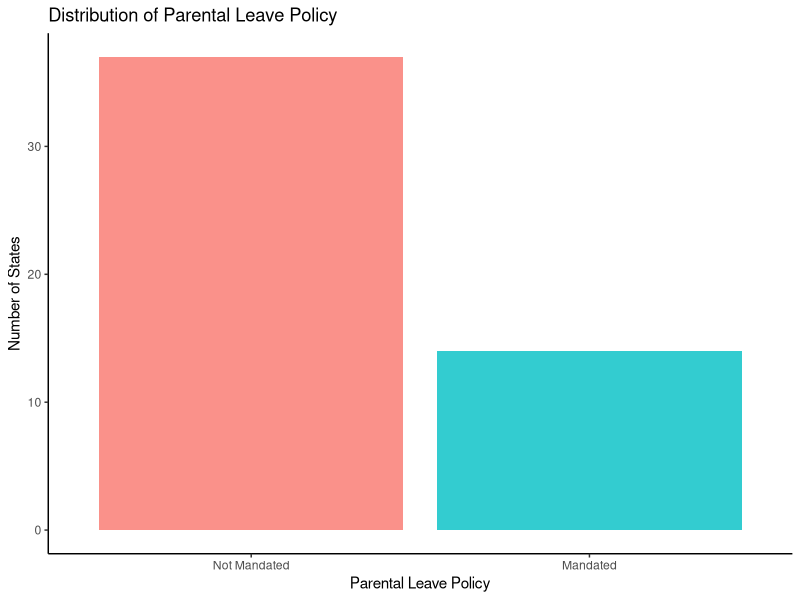
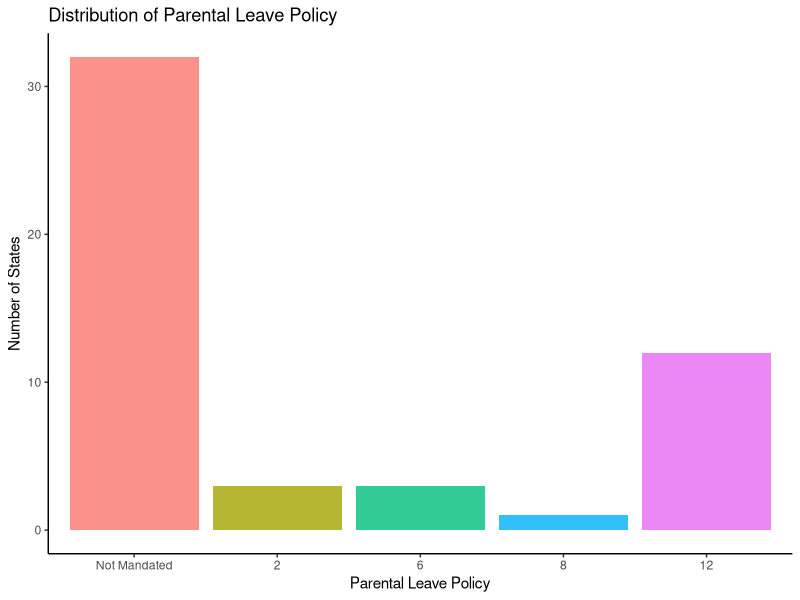
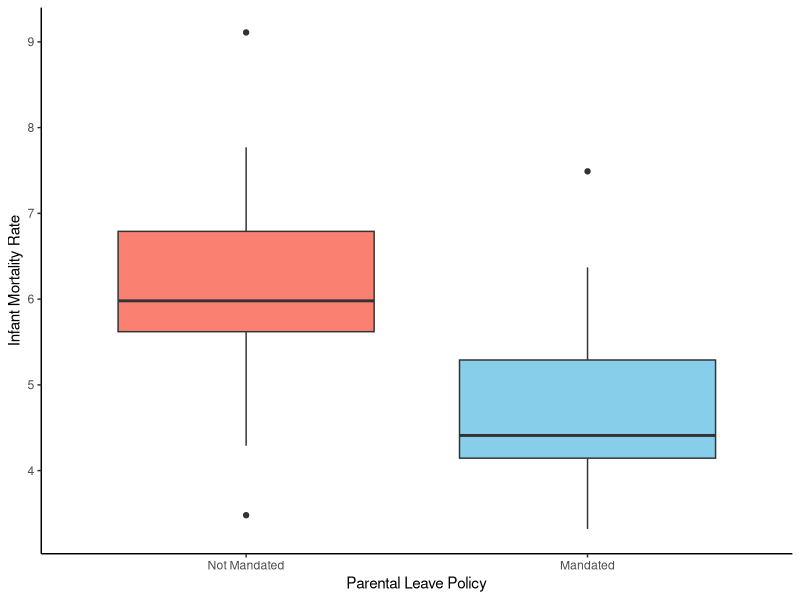
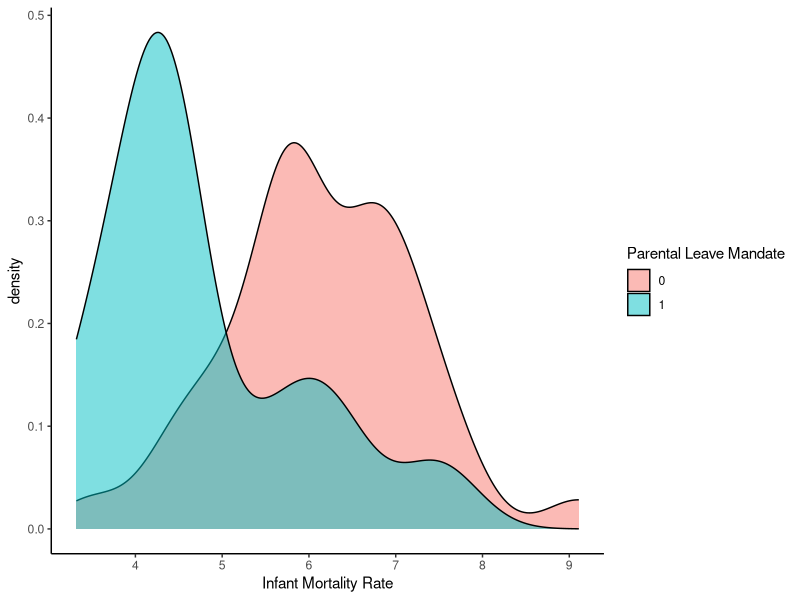
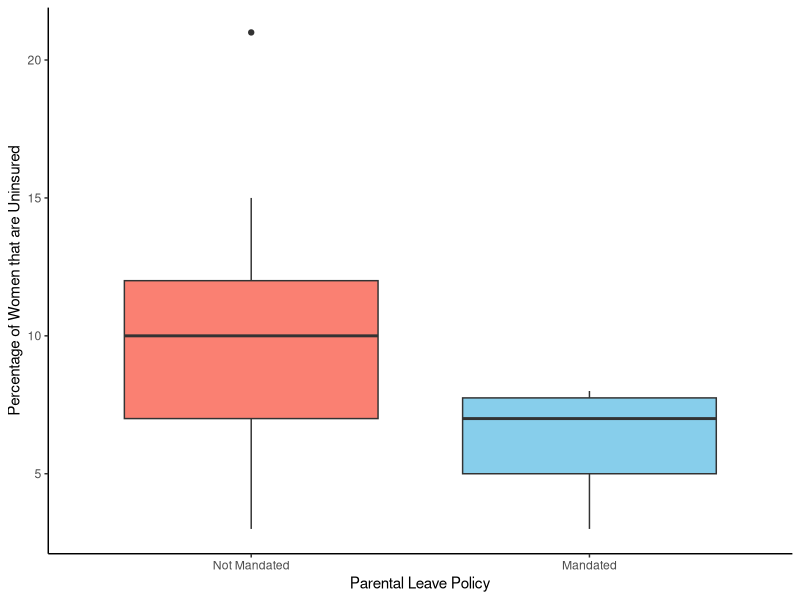
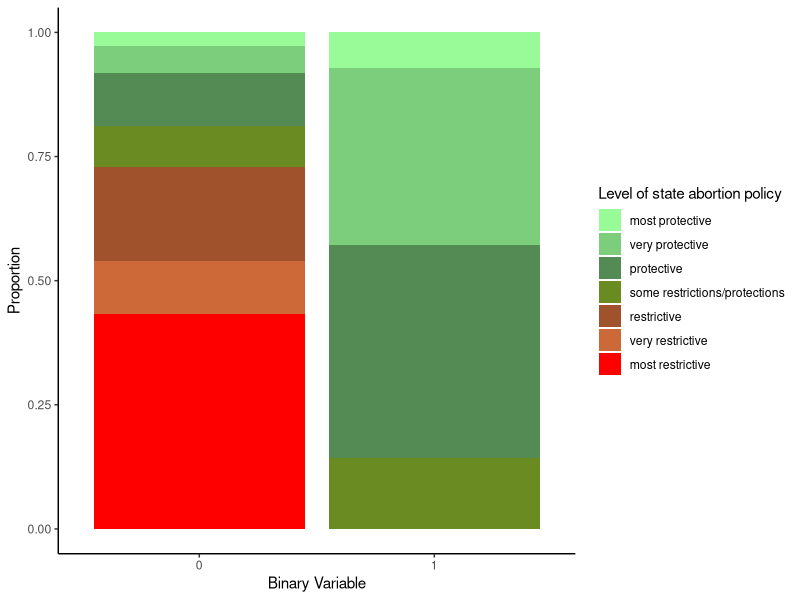

Recreate these plots in R, in order.
## ---- chunk 1
library(tidyverse)
library(readr)
## ---- chunk 2
df <- read_csv("../data/clean_data/merged_data.csv")
df <- df |>
  filter(!is.na(parental_leave_mandatory_enacted)) |> 
  filter(State != "US")
# Combine the two columns into one
df$parental_leave_mandatory <- pmax(df$parental_leave_mandatory_enacted, df$parental_leave_mandatory_not_yet_enacted)
## ---- chunk 3

glm(parental_leave_mandatory_enacted ~ infant_mortality_2022, family = binomial, data = df)

## ---- chunk 4
ggplot(df, aes(x = as.factor(parental_leave_mandatory), fill = as.factor(parental_leave_mandatory))) +
  geom_bar(alpha = 0.8) +
  labs(
    title = "Distribution of Parental Leave Policy",
    x = "Parental Leave Policy",
    y = "Number of States"
  ) + 
  scale_x_discrete(labels = c("0" = "Not Mandated", "1" = "Mandated")) +
  theme_classic() +
  theme(legend.position = "none")

sum(df$parental_leave_mandatory)
## ---- chunk 5
ggplot(df, aes(x = as.factor(num_weeks_parental_leave), fill = as.factor(num_weeks_parental_leave))) +
  geom_bar(alpha = 0.8) +
  labs(
    title = "Distribution of Parental Leave Policy",
    x = "Parental Leave Policy",
    y = "Number of States"
  ) + 
  scale_x_discrete(labels = c("0" = "Not Mandated", "1" = "Mandated")) +
  theme_classic() +
  theme(legend.position = "none")
## ---- chunk 6
# boxplot
ggplot(df, aes(x = as.factor(parental_leave_mandatory), 
                     y = infant_mortality_2022, 
                     fill = as.factor(parental_leave_mandatory))) +
  geom_boxplot() +
  labs(x = "Parental Leave Policy", y = "Infant Mortality Rate") +
  scale_x_discrete(labels = c("0" = "Not Mandated", "1" = "Mandated")) +
  scale_fill_manual(values = c("salmon", "skyblue")) +
  theme_classic() +
  theme(legend.position = "none")

## ---- chunk 7
ggplot(df, aes(x = infant_mortality_2022, fill = as.factor(parental_leave_mandatory))) +
  geom_density(alpha = 0.5) +
  labs(x = "Infant Mortality Rate", fill = "Parental Leave Mandate") +
  theme_classic()
## ---- chunk 8
ggplot(df, aes(x = as.factor(parental_leave_mandatory), 
                     y = pctg_women_uninsured, 
                     fill = as.factor(parental_leave_mandatory))) +
  geom_boxplot() +
  labs(x = "Parental Leave Policy", y = "Percentage of Women that are Uninsured") +
  scale_x_discrete(labels = c("0" = "Not Mandated", "1" = "Mandated")) +
  scale_fill_manual(values = c("salmon", "skyblue")) +
  theme_classic() +
  theme(legend.position = "none")
## ---- chunk 9
# Reorder the levels of abortion policies
df$abortion_policies <- factor(df$abortion_policies, 
                              levels = c("most protective", "very protective", 
                                         "protective", "some restrictions/protections", 
                                         "restrictive", "very restrictive", "most restrictive"))

# Create the plot
ggplot(df, aes(x = as.factor(parental_leave_mandatory), fill = abortion_policies)) +
  geom_bar(position = "fill") +
  labs(x = "Binary Variable", y = "Proportion", fill = "Level of state abortion policy") +
  scale_fill_manual(values = c("palegreen", "palegreen3", "palegreen4",  "olivedrab4", "sienna", "sienna3", "red")) + # Adjust colors as needed
  theme_classic()

## ---- chunk 10

